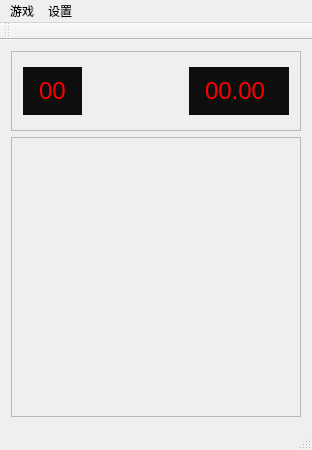
<?xml version="1.0" encoding="UTF-8"?>
<ui version="4.0">
 <class>PlayWinClass</class>
 <widget class="QMainWindow" name="PlayWinClass">
  <property name="geometry">
   <rect>
    <x>0</x>
    <y>0</y>
    <width>312</width>
    <height>450</height>
   </rect>
  </property>
  <property name="minimumSize">
   <size>
    <width>312</width>
    <height>450</height>
   </size>
  </property>
  <property name="windowTitle">
   <string>PlayWin</string>
  </property>
  <widget class="QWidget" name="centralWidget">
   <layout class="QVBoxLayout" name="verticalLayout">
    <item>
     <widget class="QFrame" name="top">
      <property name="minimumSize">
       <size>
        <width>0</width>
        <height>80</height>
       </size>
      </property>
      <property name="maximumSize">
       <size>
        <width>16777215</width>
        <height>80</height>
       </size>
      </property>
      <property name="frameShape">
       <enum>QFrame::StyledPanel</enum>
      </property>
      <property name="frameShadow">
       <enum>QFrame::Raised</enum>
      </property>
      <layout class="QHBoxLayout" name="horizontalLayout">
       <item alignment="Qt::AlignHCenter|Qt::AlignVCenter">
        <widget class="QLabel" name="number">
         <property name="styleSheet">
          <string notr="true">color:red;
background-color:#0e0e0e;
font-size:24px;
padding:10px;</string>
         </property>
         <property name="text">
          <string>00</string>
         </property>
        </widget>
       </item>
       <item>
        <spacer name="horizontalSpacer">
         <property name="orientation">
          <enum>Qt::Horizontal</enum>
         </property>
         <property name="sizeHint" stdset="0">
          <size>
           <width>40</width>
           <height>20</height>
          </size>
         </property>
        </spacer>
       </item>
       <item alignment="Qt::AlignHCenter|Qt::AlignVCenter">
        <widget class="QPushButton" name="onceagnin">
         <property name="minimumSize">
          <size>
           <width>64</width>
           <height>64</height>
          </size>
         </property>
         <property name="styleSheet">
          <string notr="true">QPushButton{
border-radius:25px;
border:0;
border-radius:32px;
}

QPushButton:hover{
	background-color:#fefefe;
}</string>
         </property>
         <property name="text">
          <string/>
         </property>
        </widget>
       </item>
       <item>
        <spacer name="horizontalSpacer_2">
         <property name="orientation">
          <enum>Qt::Horizontal</enum>
         </property>
         <property name="sizeHint" stdset="0">
          <size>
           <width>40</width>
           <height>20</height>
          </size>
         </property>
        </spacer>
       </item>
       <item alignment="Qt::AlignHCenter|Qt::AlignVCenter">
        <widget class="QLabel" name="timer">
         <property name="minimumSize">
          <size>
           <width>100</width>
           <height>0</height>
          </size>
         </property>
         <property name="styleSheet">
          <string notr="true">color:red;
background-color:#0e0e0e;
font-size:24px;
padding:10px;
text-align:center;</string>
         </property>
         <property name="text">
          <string>00.00</string>
         </property>
        </widget>
       </item>
      </layout>
     </widget>
    </item>
    <item>
     <widget class="QFrame" name="game">
      <property name="minimumSize">
       <size>
        <width>4</width>
        <height>4</height>
       </size>
      </property>
      <property name="frameShape">
       <enum>QFrame::StyledPanel</enum>
      </property>
      <property name="frameShadow">
       <enum>QFrame::Raised</enum>
      </property>
      <layout class="QGridLayout" name="gridLayout">
       <property name="leftMargin">
        <number>0</number>
       </property>
       <property name="topMargin">
        <number>0</number>
       </property>
       <property name="rightMargin">
        <number>0</number>
       </property>
       <property name="bottomMargin">
        <number>0</number>
       </property>
       <property name="spacing">
        <number>0</number>
       </property>
       <item row="0" column="0">
        <layout class="QVBoxLayout" name="Vbox">
         <property name="spacing">
          <number>0</number>
         </property>
        </layout>
       </item>
      </layout>
     </widget>
    </item>
   </layout>
  </widget>
  <widget class="QMenuBar" name="menuBar">
   <property name="geometry">
    <rect>
     <x>0</x>
     <y>0</y>
     <width>312</width>
     <height>25</height>
    </rect>
   </property>
   <widget class="QMenu" name="menu">
    <property name="title">
     <string>游戏</string>
    </property>
    <widget class="QMenu" name="menunew_Game">
     <property name="title">
      <string>new Game</string>
     </property>
     <addaction name="actionone"/>
     <addaction name="actiontwo"/>
     <addaction name="actionthree"/>
    </widget>
    <addaction name="menunew_Game"/>
    <addaction name="separator"/>
    <addaction name="actionquit"/>
   </widget>
   <widget class="QMenu" name="menu_2">
    <property name="title">
     <string>设置</string>
    </property>
   </widget>
   <addaction name="menu"/>
   <addaction name="menu_2"/>
  </widget>
  <widget class="QToolBar" name="mainToolBar">
   <attribute name="toolBarArea">
    <enum>TopToolBarArea</enum>
   </attribute>
   <attribute name="toolBarBreak">
    <bool>false</bool>
   </attribute>
  </widget>
  <widget class="QStatusBar" name="statusBar"/>
  <action name="actionquit">
   <property name="text">
    <string>exit</string>
   </property>
  </action>
  <action name="actionone">
   <property name="text">
    <string>one</string>
   </property>
  </action>
  <action name="actiontwo">
   <property name="text">
    <string>two</string>
   </property>
  </action>
  <action name="actionthree">
   <property name="text">
    <string>three</string>
   </property>
  </action>
 </widget>
 <layoutdefault spacing="6" margin="11"/>
 <resources/>
 <connections/>
</ui>
